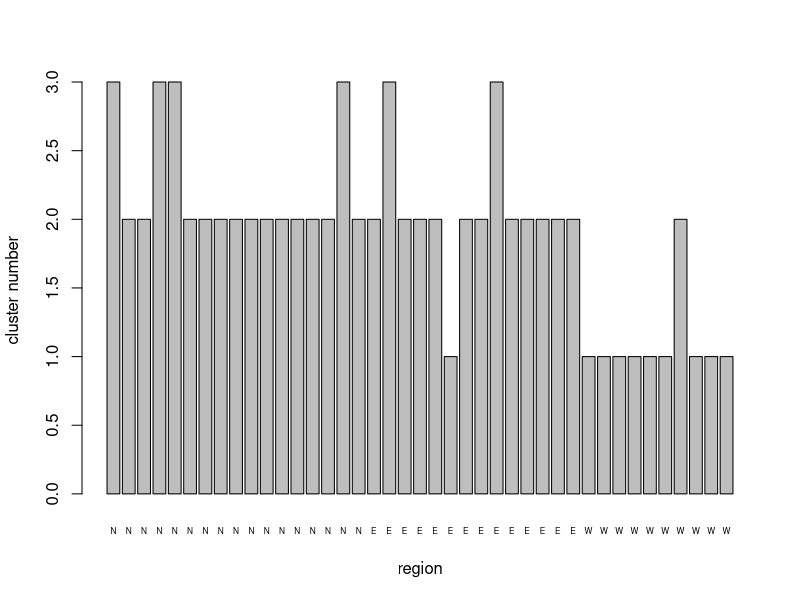
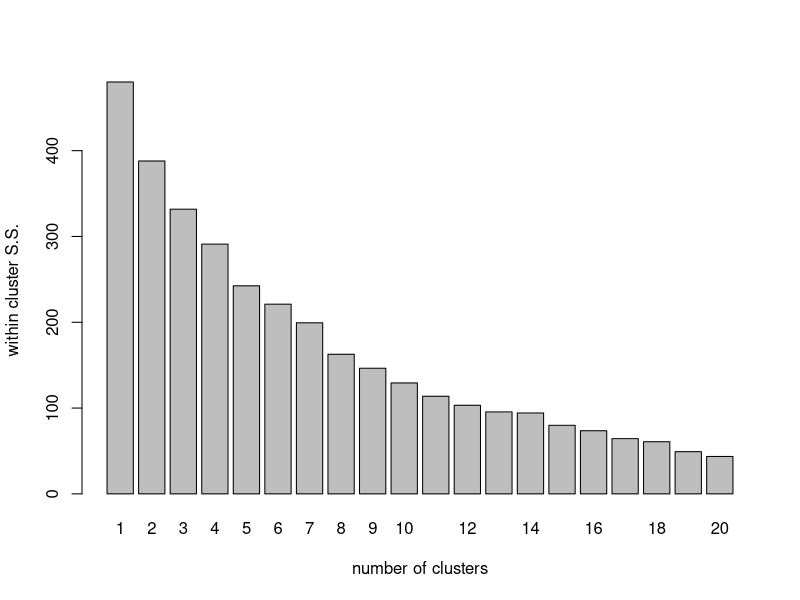
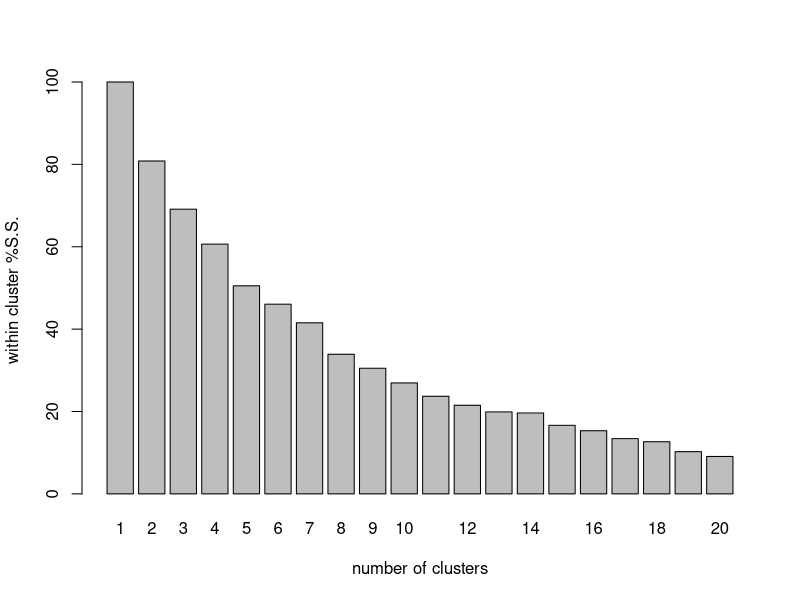
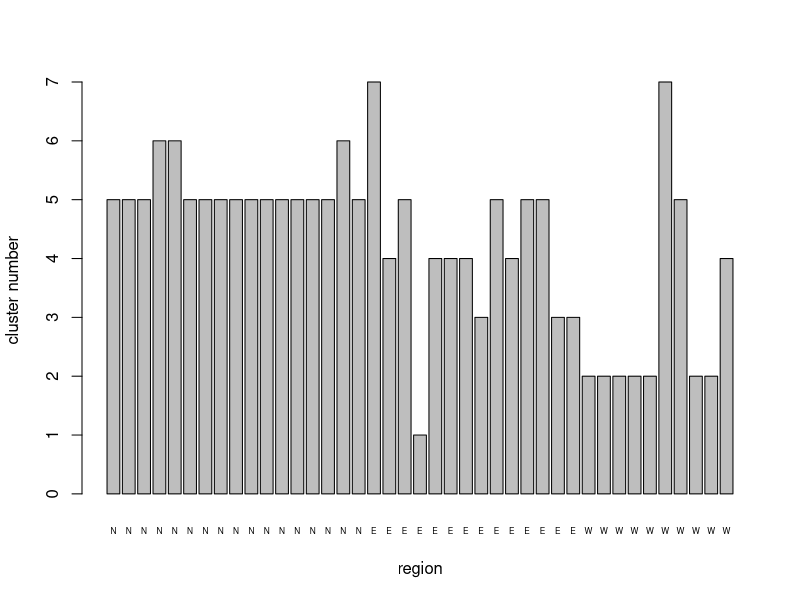
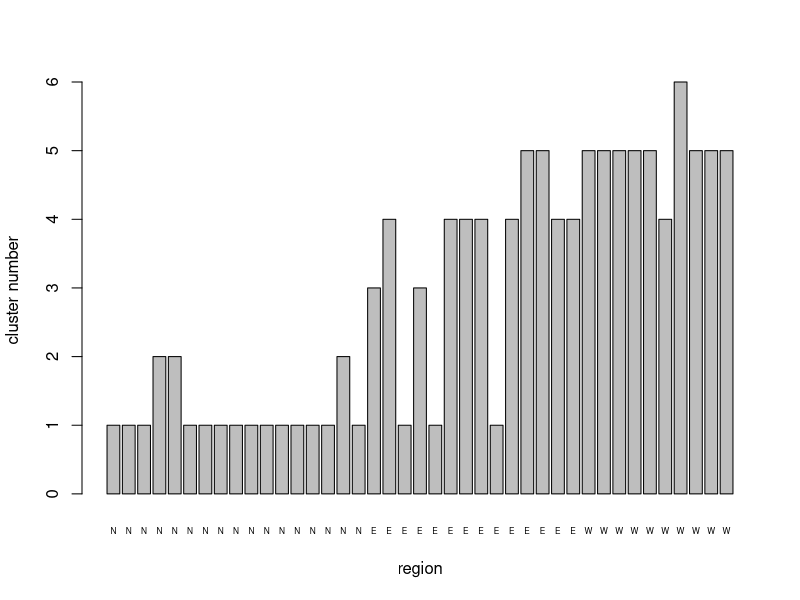
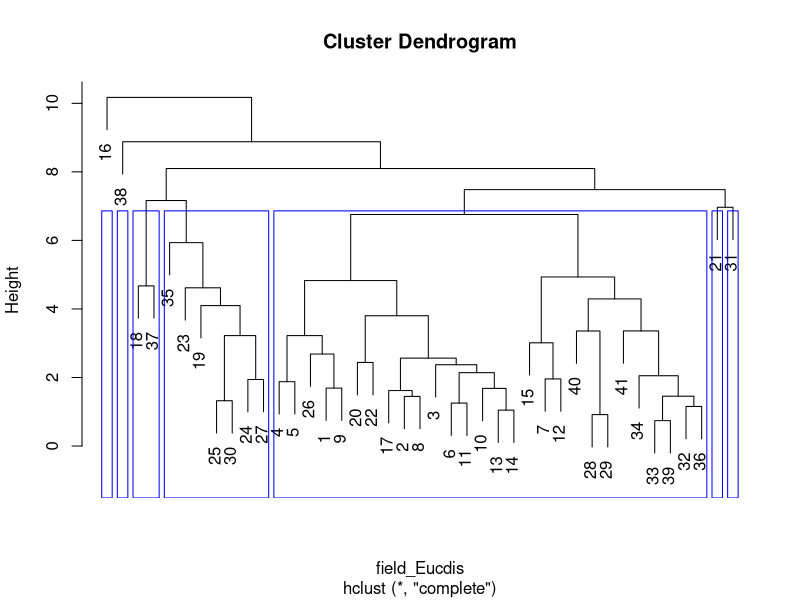
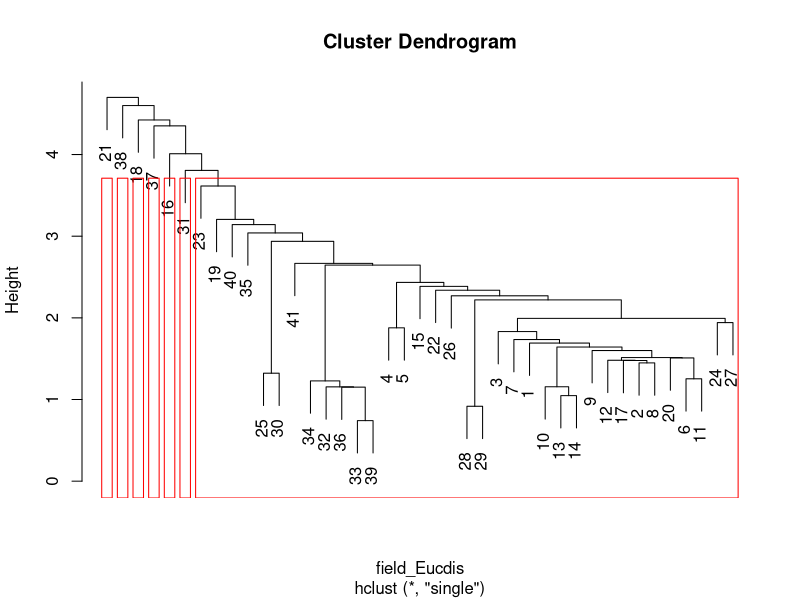
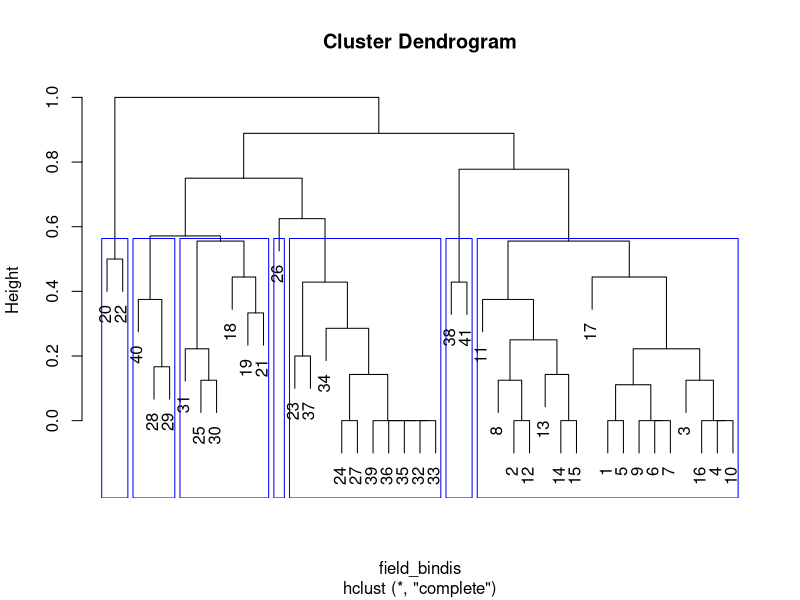

Write R code to recreate these figures, in order.
## ---- chunk 1
PCA1data <- read.csv("data/PCA1_Survey.csv", head = TRUE)
PCA1_cordata <- PCA1data[c(-7, -8, -9)]
head(PCA1_cordata)
## ---- chunk 2
NHCA_data1 <- data.frame(PCA1_cordata[, 1:2], scale(PCA1_cordata[, 3:14]))
head(NHCA_data1)

# Cluster the fields into 3 groups
NHCA_fields1 <- kmeans(NHCA_data1[, 3:14], 3)
NHCA_fields1
## ---- chunk 3
NHCA_3clus_plt <- barplot(
  NHCA_fields1$cluster,
  names.arg = PCA1_cordata$region,
  cex.names = 0.5,
  xlab = "region",
  ylab = "cluster number"
)
## ---- chunk 4
wSS_fields1 <- (nrow(NHCA_data1) - 1) * sum(apply(NHCA_data1[, 3:14], 2, var))
for (i in 2:20)
  wSS_fields1[i] <- sum(kmeans(NHCA_data1[, 3:14], centers = i)$withinss)
clus_plot <- barplot(
  wSS_fields1,
  xlab = "number of clusters",
  ylab = "within cluster S.S.",
  names.arg = seq(1, 20, 1)
)
wSS_fields1_pct <- (wSS_fields1 / wSS_fields1[1]) * 100
clus_plot_pct <- barplot(
  wSS_fields1_pct,
  xlab = "number of clusters",
  ylab = "within cluster %S.S.",
  names.arg = seq(1, 20, 1)
)
## ---- chunk 5
# Cluster the fields into 7 groups
NHCA_fields2 <- kmeans(NHCA_data1[, 3:14], 7)
NHCA_fields2
NHCA_7clus_plt <- barplot(
  NHCA_fields2$cluster,
  names.arg = PCA1_cordata$region,
  cex.names = 0.5,
  xlab = "region",
  ylab = "cluster number"
)
## ---- chunk 6
# Cluster the fields into 6 groups
NHCA_fields3 <- kmeans(NHCA_data1[, 3:14], 6)
NHCA_fields3
NHCA_6clus_plt <- barplot(
  NHCA_fields3$cluster,
  names.arg = PCA1_cordata$region,
  cex.names = 0.5,
  xlab = "region",
  ylab = "cluster number"
)
## ---- chunk 7
# Hierachical cluster analysis: Euclidean distance matrix, furthest neighbor clustering
field_Eucdis <- dist(NHCA_data1[, 3:14], method = "euclidean")
HCA_field1 <- hclust(field_Eucdis, method = "complete")
dend_field1 <- plot(HCA_field1)
field_hgroups1 <- cutree(HCA_field1, k = 7)
rect.hclust(HCA_field1, k = 7, border = "blue")

# Euclidean distance matrix, nearest neighbor clustering
HCA_field2 <- hclust(field_Eucdis, method = "single")
dend_field2 <- plot(HCA_field2)
field_hgroups2 <- cutree(HCA_field2, k = 7)
rect.hclust(HCA_field2, k = 7, border = "red")

# How do the results look if we use binary data?
# Binary distance matrix, furthest neighbor clustering

HCA_data2 <- data.frame(PCA1_cordata[, 1:2], (PCA1_cordata[, 3:14] > 0) * 1)
field_bindis <- dist(HCA_data2[, 3:14], method = "binary")
HCA_field3 <- hclust(field_bindis, method = "complete")
dend_field3 <- plot(HCA_field3)
field_hgroups3 <- cutree(HCA_field3, k = 7)
rect.hclust(HCA_field3, k = 7, border = "blue")

# Binary distance matrix, nearest neighbor clustering
HCA_field4 <- hclust(field_bindis, method = "single")
dend_field4 <- plot(HCA_field4)
field_hgroups4 <- cutree(HCA_field4, k = 7)
rect.hclust(HCA_field4, k = 7, border = "red")
